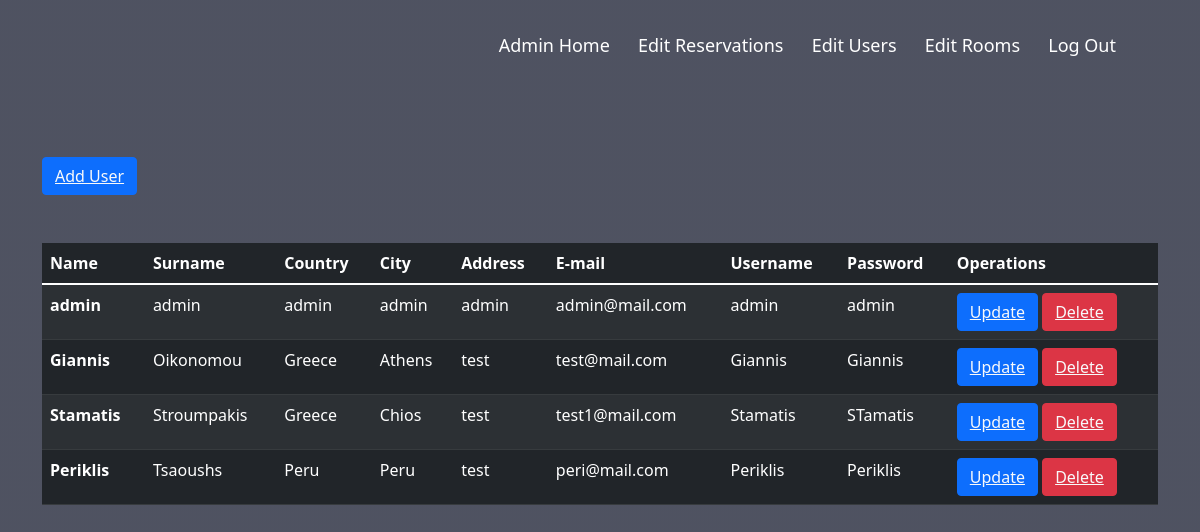
The page /DiktyoKentrika/EditUsers.php on the database its author committed.
### tables this page shows
CREATE TABLE `users` (
  `Name` varchar(50) NOT NULL,
  `Surname` varchar(50) NOT NULL,
  `Country` varchar(50) NOT NULL,
  `City` varchar(50) NOT NULL,
  `Address` varchar(50) NOT NULL,
  `email` varchar(50) NOT NULL,
  `Username` varchar(50) NOT NULL,
  `Password` varchar(50) NOT NULL
);

### DiktyoKentrika/EditUsers.php (the view, shortened to what this page needs)
<?php
include 'conn.php';
?>
<!DOCTYPE html>
<html lang="en">
<head>
    <link type="text/css" rel="stylesheet" href="/Diktyokentrika/css/Edit.css">
    <link href="https://cdn.jsdelivr.net/npm/bootstrap@5.1.3/dist/css/bootstrap.min.css" rel="stylesheet">
</head>
<body>
    <div class="header">
      <nav>
          <div class="nav-links">
              <ul>
                        <li><a href="/DiktyoKentrika/AdminHomePage.html">Admin Home</a></li>
                        <li><a href="/DiktyoKentrika/EditRes.php">Edit Reservations</a></li>
                        <li><a href="/DiktyoKentrika/EditUsers.php">Edit Users</a></li>
                        <li><a href="/DiktyoKentrika/EditRooms.php">Edit Rooms</a></li>
                        <li><a href="/DiktyoKentrika/Log-out.php">Log Out</a></li>
              </ul>
          </div>
      </nav>
    </div>
    <div class="container">
        <button class="btn btn-primary my-5"><a href="/DiktyoKentrika/Register.php" class="text-light">Add User</a></button>
        <table class="table table-dark table-striped">
            <thead>
              <tr>
                <th scope="col">Name</th>
                <th scope="col">Surname</th>
                <th scope="col">Country</th>
                <th scope="col">City</th>
                <th scope="col">Address</th>
                <th scope="col">E-mail</th>
                <th scope="col">Username</th>
                <th scope="col">Password</th>
                <th scope="col">Operations</th>
              </tr>
            </thead>
            <tbody>
              <?php
                $sql = "select * from users";
                $result = mysqli_query($con , $sql);
                if($result){
                  while($row = mysqli_fetch_assoc($result)){
                    $Name = $row['Name'];
                    $Surname = $row['Surname'];
                    $Country = $row['Country'];
                    $City = $row['City'];
                    $Address = $row['Address'];
                    $email = $row['email'];
                    $Username = $row['Username'];
                    $Password = $row['Password'];
                    echo '<tr>
                            <th scope="row">'.$Name.'</th>
                            <td>'.$Surname.'</td>
                            <td>'.$Country.'</td>
                            <td>'.$City.'</td>
                            <td>'.$Address.'</td>
                            <td>'.$email.'</td>
                            <td>'.$Username.'</td>
                            <td>'.$Password.'</td>
                            <td>
                            <button class="btn btn-primary"><a href="updateUser.php?updateuname='.$Username.'" class="text-light">Update</a></button>
                            <button class="btn btn-danger" ><a href="deleteUser.php?deleteuname='.$Username.'" class="text-light">Delete</a></button>
                            </td>
                          </tr>';
                  }
                }
              ?>
            </tbody>
          </table>
    </div>
</body>
</html>

### DiktyoKentrika/css/Edit.css (style rules this page uses)
body { min-height: 100vh; width: 100%; background-image: linear-gradient(rgba(4,9,30,0.7),rgba(4,9,30,0.7)),url("/DiktyoKentrika/photos/banner.jpg"); background-position: center; background-size: cover; position: relative; }
nav { display: flex; padding: 2% 6%; justify-content: space-between; align-items: center; }
.nav-links { flex: 1; text-align: right; }
.nav-links ul li { list-style: none; display: inline-block; padding: 8px 12px; position: relative; }
.nav-links ul li a { color: #fff; text-decoration: none; font-size: 18px; }
.nav-links ul li::after { content: ''; width: 0%; height: 2px; background : #5d82b9; display: block; margin: auto; transition: 0.5s; }
.container { margin:auto; }

### rows shown on the page
users: Name "admin", Surname "admin", Country "admin", City "admin", Address "admin", email "admin@mail.com", Username "admin", Password "admin"
users: Name "Giannis", Surname "Oikonomou", Country "Greece", City "Athens", Address "test", email "test@mail.com", Username "Giannis", Password "Giannis"
users: Name "Stamatis", Surname "Stroumpakis", Country "Greece", City "Chios", Address "test", email "test1@mail.com", Username "Stamatis", Password "STamatis"
users: Name "Periklis", Surname "Tsaoushs", Country "Peru", City "Peru", Address "test", email "peri@mail.com", Username "Periklis", Password "Periklis"
